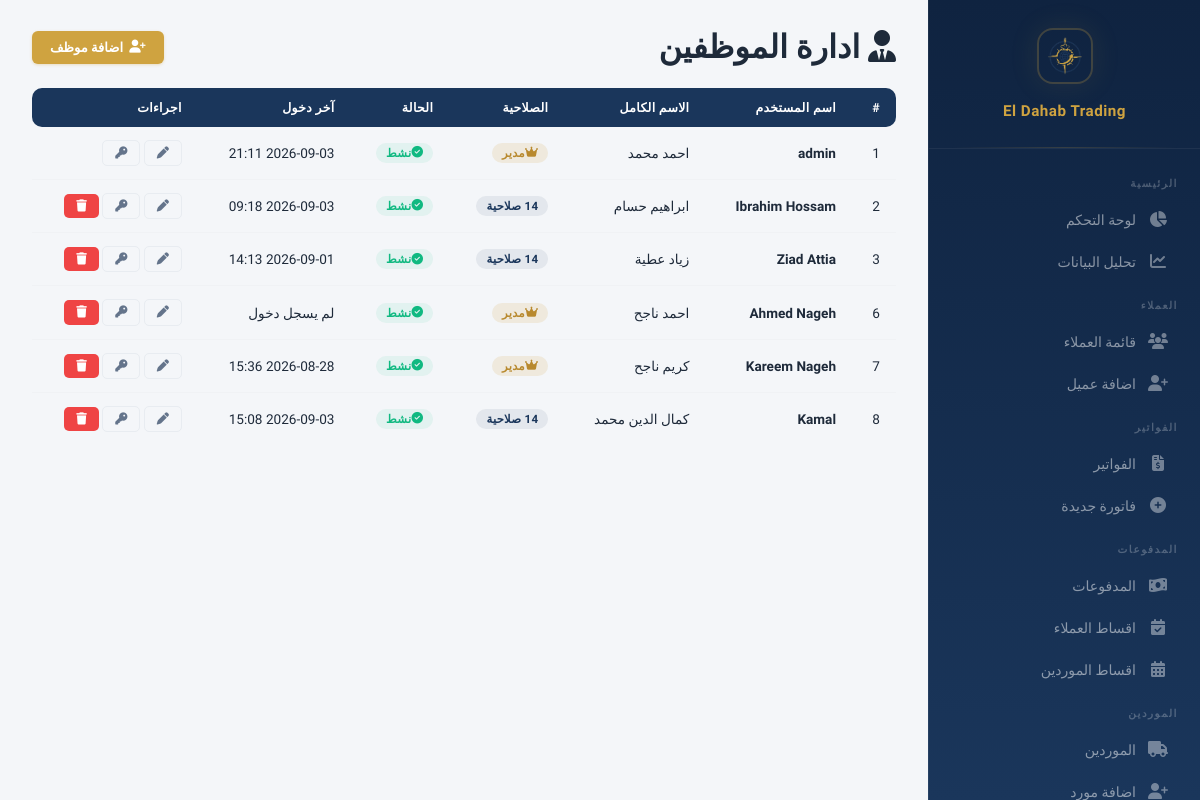
Page /employees (signed in) on the committed database.
### models.py (models this page shows, shortened)
class User(db.Model):
    __tablename__ = 'users'
    id = db.Column(db.Integer, primary_key=True)
    username = db.Column(db.String(80), unique=True, nullable=False)
    password_hash = db.Column(db.String(256), nullable=False)
    full_name = db.Column(db.String(200))
    is_admin = db.Column(db.Boolean, default=False)
    is_active = db.Column(db.Boolean, default=True)
    created_at = db.Column(db.DateTime, default=datetime.utcnow)
    last_login = db.Column(db.DateTime)
    permissions = db.relationship('UserPermission', backref='user', lazy=True, cascade='all, delete-orphan')
    def has_permission(self, page):
        if self.is_admin:
            return True
        return any(p.page == page for p in self.permissions)

### app.py (the view)
@app.route('/employees')
@login_required
def employees_list():
    if not current_user().is_admin:
        flash('ليس لديك صلاحية', 'danger')
        return redirect(url_for('dashboard'))
    users = User.query.order_by(User.id).all()
    return render_template('employees_list.html', users=users, PAGES=PAGES)

### app.py (called while the page is built)
@app.context_processor
def inject_payment_methods():
    return {'PAYMENT_METHODS': PAYMENT_METHODS, 'parse_images': parse_images}

@app.before_request
def check_session_expiry():
    if 'user_id' in session and session.get('expires_at'):
        if datetime.utcnow().timestamp() > session['expires_at']:
            session.clear()
            flash('انتهت الجلسة، يرجى تسجيل الدخول مرة اخرى', 'warning')
            return redirect(url_for('login'))

@app.context_processor
def inject_user():
    if not hasattr(g, 'current_user'):
        g.current_user = db.session.get(User, session['user_id']) if 'user_id' in session else None
    return dict(current_user=g.current_user)

def current_user():
    if 'user_id' in session:
        return User.query.get(session['user_id'])
    return None

### templates/employees_list.html (shortened to what this page needs)
{% extends "base.html" %}
{% block content %}
<div class="page-header" style="display:flex;justify-content:space-between;align-items:center;flex-wrap:wrap;gap:12px;">
    <h1><i class="fa-solid fa-user-tie"></i> ادارة الموظفين</h1>
    <a href="{{ url_for('employee_add') }}" class="btn btn-gold"><i class="fa-solid fa-user-plus"></i> اضافة موظف</a>
</div>
<div class="table-responsive">
    <table class="table">
        <thead>
            <tr>
                <th>#</th>
                <th>اسم المستخدم</th>
                <th>الاسم الكامل</th>
                <th>الصلاحية</th>
                <th>الحالة</th>
                <th>آخر دخول</th>
                <th>اجراءات</th>
            </tr>
        </thead>
        <tbody>
            {% for u in users %}
            <tr>
                <td>{{ u.id }}</td>
                <td><strong>{{ u.username }}</strong></td>
                <td>{{ u.full_name or '-' }}</td>
                <td>
                    {% if u.is_admin %}
                        <span class="badge badge-gold"><i class="fa-solid fa-crown"></i> مدير</span>
                    {% else %}
                        <span class="badge badge-navy">{{ u.permissions | length }} صلاحية</span>
                    {% endif %}
                </td>
                <td>
                    {% if u.is_active %}
                        <span class="badge badge-success"><i class="fa-solid fa-check-circle"></i> نشط</span>
                    {% else %}
                        <span class="badge badge-danger"><i class="fa-solid fa-ban"></i> معطل</span>
                    {% endif %}
                </td>
                <td>{{ u.last_login.strftime('%Y-%m-%d %H:%M') if u.last_login else 'لم يسجل دخول' }}</td>
                <td>
                    <div class="action-buttons">
                        <a href="{{ url_for('employee_edit', user_id=u.id) }}" class="btn btn-sm btn-outline" title="تعديل">
                            <i class="fa-solid fa-pen"></i>
                        </a>
                        <a href="{{ url_for('employee_permissions', user_id=u.id) }}" class="btn btn-sm btn-outline" title="الصلاحيات">
                            <i class="fa-solid fa-key"></i>
                        </a>
                        {% if u.username != 'admin' %}
                        <form method="POST" action="{{ url_for('employee_delete', user_id=u.id) }}" style="display:inline;" onsubmit="return confirm('هل انت متاكد من حذف هذا الموظف؟')">
                            <button type="submit" class="btn btn-sm btn-danger" title="حذف"><i class="fa-solid fa-trash"></i></button>
                        </form>
                        {% endif %}
                    </div>
                </td>
            </tr>
            {% endfor %}
        </tbody>
    </table>
</div>
{% endblock %}

### static/css/style.css (style rules this page uses)
:root { --gold: #cfa340; --gold-light: #e8c96a; --gold-dark: #b8892e; --gold-glow: rgba(207, 163, 64, 0.15); --navy: #1a365b; --navy-light: #264a7a; --navy-dark: #0f2340; --bg: #f4f6f9; --card: #ffffff; --card-hover: #fafbfd; --border: #e8ecf1; --border-light: #f0f2f5; --text: #1e2a3a; --text-secondary: #64748b; --text-muted: #94a3b8; --success: #10b981; --success-bg: rgba(16, 185, 129, 0.08); --danger: #ef4444; --danger-bg: rgba(239, 68, 68, 0.08); --warning: #f59e0b; --warning-bg: rgba(245, 158, 11, 0.08); --info: #3b82f6; --info-bg: rgba(59, 130, 246, 0.08); --sidebar-w: 272px; --shadow-xs: 0 1px 2px rgba(0,0,0,0.04); --shadow-sm: 0 1px 3px rgba(0,0,0,0.06), 0 1px 2px rgba(0,0,0,0.04); --shadow-md: 0 4px 6px -1px rgba(0,0,0,0.07), 0 2px 4px -2px rgba(0,0,0,0.05); --shadow-lg: 0 10px 15px -3px rgba(0,0,0,0.08), 0 4px 6px -4px rgba(0,0,0,0.04); --shadow-xl: 0 20px 25px -5px rgba(0,0,0,0.08), 0 8px 10px -6px rgba(0,0,0,0.04); --shadow-card: 0 1px 3px rgba(0,0,0,0.04), 0 1px 2px rgba(0,0,0,0.03); --shadow-card-hover: 0 10px 40px rgba(0,0,0,0.08); --radius: 14px; --radius-sm: 10px; --radius-xs: 6px; --transition: all 0.2s cubic-bezier(0.4, 0, 0.2, 1); }
* { margin: 0; padding: 0; box-sizing: border-box; }
html { scroll-behavior: smooth; }
body { font-family: 'IBM Plex Sans Arabic', -apple-system, BlinkMacSystemFont, sans-serif; background: var(--bg); color: var(--text); direction: rtl; min-height: 100vh; -webkit-font-smoothing: antialiased; -moz-osx-font-smoothing: grayscale; }
.table-responsive { overflow-x: auto; }
table { width: 100%; border-collapse: collapse; }
table thead th { background: var(--navy); color: #fff; padding: 12px 16px; font-size: 0.78rem; font-weight: 600; text-align: right; white-space: nowrap; letter-spacing: 0.3px; text-transform: uppercase; }
table thead th:first-child { border-radius: 0 var(--radius-sm) var(--radius-sm) 0; }
table thead th:last-child { border-radius: var(--radius-sm) 0 0 var(--radius-sm); }
table tbody td { padding: 13px 16px; border-bottom: 1px solid var(--border-light); font-size: 0.85rem; color: var(--text); }
table tbody tr { transition: var(--transition); }
table tbody tr:last-child td { border-bottom: none; }
.btn { display: inline-flex; align-items: center; gap: 6px; padding: 9px 18px; border: none; border-radius: var(--radius-xs); font-family: inherit; font-weight: 600; font-size: 0.82rem; cursor: pointer; transition: var(--transition); text-decoration: none; white-space: nowrap; }
.btn-gold { background: var(--gold); color: #fff; box-shadow: 0 1px 3px rgba(207,163,64,0.3); }
.btn-danger { background: var(--danger); color: #fff; }
.btn-outline { background: transparent; border: 1.5px solid var(--border); color: var(--text-secondary); }
.btn-sm { padding: 6px 12px; font-size: 0.76rem; border-radius: 5px; }
.badge { display: inline-flex; align-items: center; padding: 3px 10px; border-radius: 20px; font-size: 0.72rem; font-weight: 600; letter-spacing: 0.3px; }
.badge-gold { background: var(--gold-glow); color: var(--gold-dark); }
.badge-success { background: var(--success-bg); color: var(--success); }
.badge-navy { background: rgba(26,54,91,0.08); color: var(--navy); }
.page-header { display: flex; justify-content: space-between; align-items: center; margin-bottom: 22px; gap: 12px; }
.page-header h1 { margin: 0; }

### rows in the picture
User: id "1", username "admin", full_name "احمد محمد", is_admin True (drawn), is_active True (drawn), last_login "2026-09-03 21:11"
User: id "2", username "Ibrahim Hossam", full_name "ابراهيم حسام", is_active True (drawn), last_login "2026-09-03 09:18"
User: id "3", username "Ziad Attia", full_name "زياد عطية", is_active True (drawn), last_login "2026-09-01 14:13"
User: id "6", username "Ahmed Nageh", full_name "احمد ناجح", is_admin True (drawn), is_active True (drawn), last_login "لم يسجل دخول"
User: id "7", username "Kareem Nageh", full_name "كريم ناجح", is_admin True (drawn), is_active True (drawn), last_login "2026-08-28 15:36"
User: id "8", username "Kamal", full_name "كمال الدين محمد", is_active True (drawn), last_login "2026-09-03 15:08"
